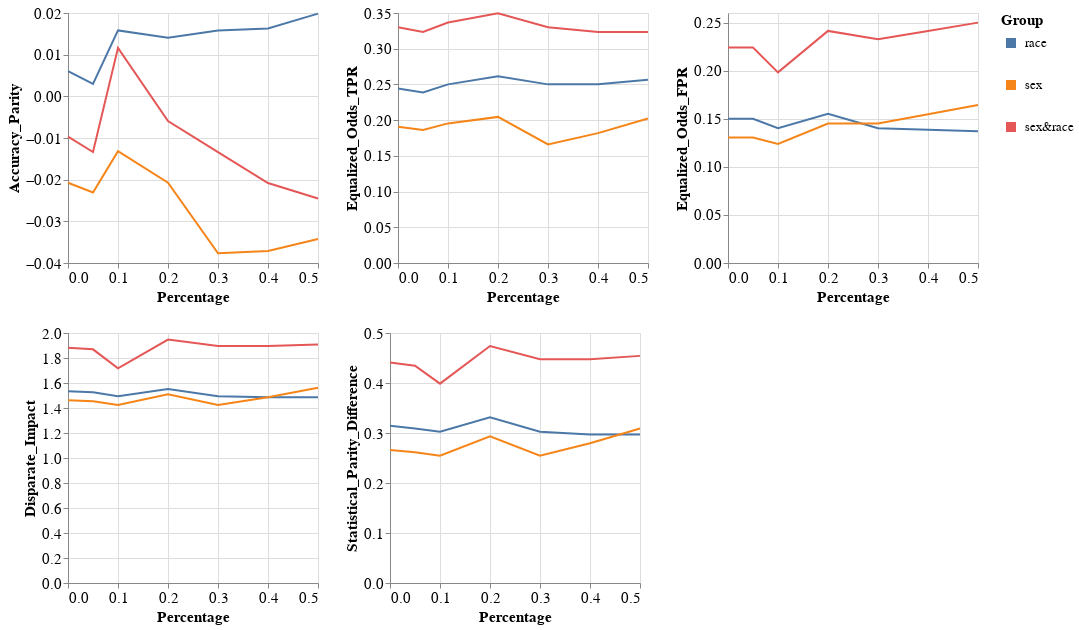

Source (notebook cell):
### Code cell
visualizer.create_groups_grid_pct_lines_plot(model_name=MODEL_NAMES[0],
                                             target_preprocessing_technique=PREPROCESSING_TECHNIQUES[0],
                                             group_metrics_type='fairness')

### Figure 1 — Vega-Lite specification as saved in the notebook (floating-point values rounded to 4 significant figures)
{"config": {"view": {"continuousWidth": 400, "continuousHeight": 300}, "axis": {"labelFontSize": 15, "titleFontSize": 15}, "legend": {"labelFontSize": 13, "symbolStrokeWidth": 10, "titleFontSize": 15}}, "vconcat": [{"hconcat": [{"mark": "line", "encoding": {"color": {"field": "Group", "type": "nominal"}, "x": {"field": "Percentage", "type": "quantitative"}, "y": {"field": "Metric_Value", "title": "Accuracy_Parity", "type": "quantitative"}}, "height": 250, "width": 250}, {"data": {"name": "data-9897325e87b42ffa2e9cedffb1eb0573"}, "mark": "line", "encoding": {"color": {"field": "Group", "type": "nominal"}, "x": {"field": "Percentage", "type": "quantitative"}, "y": {"field": "Metric_Value", "title": "Equalized_Odds_TPR", "type": "quantitative"}}, "height": 250, "width": 250}, {"data": {"name": "data-4a224ca98cd49a3928eada31db588b1b"}, "mark": "line", "encoding": {"color": {"field": "Group", "type": "nominal"}, "x": {"field": "Percentage", "type": "quantitative"}, "y": {"field": "Metric_Value", "title": "Equalized_Odds_FPR", "type": "quantitative"}}, "height": 250, "width": 250}]}, {"hconcat": [{"mark": "line", "encoding": {"color": {"field": "Group", "type": "nominal"}, "x": {"field": "Percentage", "type": "quantitative"}, "y": {"field": "Metric_Value", "title": "Disparate_Impact", "type": "quantitative"}}, "height": 250, "width": 250}, {"data": {"name": "data-ebdaacdcad20c93c9c420dca9a5057f7"}, "mark": "line", "encoding": {"color": {"field": "Group", "type": "nominal"}, "x": {"field": "Percentage", "type": "quantitative"}, "y": {"field": "Metric_Value", "title": "Statistical_Parity_Difference", "type": "quantitative"}}, "height": 250, "width": 250}], "data": {"name": "data-26aba5d1672da8fcd99864eff61d73f1"}}], "data": {"name": "data-beb9f75bfd19bfa84819acb0b0661d0a"}, "$schema": "https://vega.github.io/schema/vega-lite/v4.17.0.json", "datasets": {"data-beb9f75bfd19bfa84819acb0b0661d0a": [{"Model_Name": "DecisionTreeClassifier", "Metric": "Accuracy_Parity", "Group": "race", "Metric_Value": 0.006071, "Percentage": 0.0}, {"Model_Name": "DecisionTreeClassifier", "Metric": "Accuracy_Parity", "Group": "sex", "Metric_Value": -0.02073, "Percentage": 0.0}, {"Model_Name": "DecisionTreeClassifier", "Metric": "Accuracy_Parity", "Group": "sex&race", "Metric_Value": -0.00965, "Percentage": 0.0}, {"Model_Name": "DecisionTreeClassifier", "Metric": "Accuracy_Parity", "Group": "race", "Metric_Value": 0.002975, "Percentage": 0.05}, {"Model_Name": "DecisionTreeClassifier", "Metric": "Accuracy_Parity", "Group": "sex", "Metric_Value": -0.02307, "Percentage": 0.05}, {"Model_Name": "DecisionTreeClassifier", "Metric": "Accuracy_Parity", "Group": "sex&race", "Metric_Value": -0.01337, "Percentage": 0.05}, {"Model_Name": "DecisionTreeClassifier", "Metric": "Accuracy_Parity", "Group": "race", "Metric_Value": 0.01583, "Percentage": 0.1}, {"Model_Name": "DecisionTreeClassifier", "Metric": "Accuracy_Parity", "Group": "sex", "Metric_Value": -0.01317, "Percentage": 0.1}, {"Model_Name": "DecisionTreeClassifier", "Metric": "Accuracy_Parity", "Group": "sex&race", "Metric_Value": 0.01163, "Percentage": 0.1}, {"Model_Name": "DecisionTreeClassifier", "Metric": "Accuracy_Parity", "Group": "race", "Metric_Value": 0.01405, "Percentage": 0.2}, {"Model_Name": "DecisionTreeClassifier", "Metric": "Accuracy_Parity", "Group": "sex", "Metric_Value": -0.02073, "Percentage": 0.2}, {"Model_Name": "DecisionTreeClassifier", "Metric": "Accuracy_Parity", "Group": "sex&race", "Metric_Value": -0.005932, "Percentage": 0.2}, {"Model_Name": "DecisionTreeClassifier", "Metric": "Accuracy_Parity", "Group": "race", "Metric_Value": 0.01583, "Percentage": 0.3}, {"Model_Name": "DecisionTreeClassifier", "Metric": "Accuracy_Parity", "Group": "sex", "Metric_Value": -0.03766, "Percentage": 0.3}, {"Model_Name": "DecisionTreeClassifier", "Metric": "Accuracy_Parity", "Group": "sex&race", "Metric_Value": -0.01337, "Percentage": 0.3}, {"Model_Name": "DecisionTreeClassifier", "Metric": "Accuracy_Parity", "Group": "race", "Metric_Value": 0.0163, "Percentage": 0.4}, {"Model_Name": "DecisionTreeClassifier", "Metric": "Accuracy_Parity", "Group": "sex", "Metric_Value": -0.03712, "Percentage": 0.4}, {"Model_Name": "DecisionTreeClassifier", "Metric": "Accuracy_Parity", "Group": "sex&race", "Metric_Value": -0.0208, "Percentage": 0.4}, {"Model_Name": "DecisionTreeClassifier", "Metric": "Accuracy_Parity", "Group": "race", "Metric_Value": 0.01986, "Percentage": 0.5}, {"Model_Name": "DecisionTreeClassifier", "Metric": "Accuracy_Parity", "Group": "sex", "Metric_Value": -0.03425, "Percentage": 0.5}, {"Model_Name": "DecisionTreeClassifier", "Metric": "Accuracy_Parity", "Group": "sex&race", "Metric_Value": -0.02452, "Percentage": 0.5}], "data-9897325e87b42ffa2e9cedffb1eb0573": [{"Model_Name": "DecisionTreeClassifier", "Metric": "Equalized_Odds_TPR", "Group": "race", "Metric_Value": 0.2444, "Percentage": 0.0}, {"Model_Name": "DecisionTreeClassifier", "Metric": "Equalized_Odds_TPR", "Group": "sex", "Metric_Value": 0.1909, "Percentage": 0.0}, {"Model_Name": "DecisionTreeClassifier", "Metric": "Equalized_Odds_TPR", "Group": "sex&race", "Metric_Value": 0.3301, "Percentage": 0.0}, {"Model_Name": "DecisionTreeClassifier", "Metric": "Equalized_Odds_TPR", "Group": "race", "Metric_Value": 0.2387, "Percentage": 0.05}, {"Model_Name": "DecisionTreeClassifier", "Metric": "Equalized_Odds_TPR", "Group": "sex", "Metric_Value": 0.1864, "Percentage": 0.05}, {"Model_Name": "DecisionTreeClassifier", "Metric": "Equalized_Odds_TPR", "Group": "sex&race", "Metric_Value": 0.3235, "Percentage": 0.05}, {"Model_Name": "DecisionTreeClassifier", "Metric": "Equalized_Odds_TPR", "Group": "race", "Metric_Value": 0.2501, "Percentage": 0.1}, {"Model_Name": "DecisionTreeClassifier", "Metric": "Equalized_Odds_TPR", "Group": "sex", "Metric_Value": 0.1955, "Percentage": 0.1}, {"Model_Name": "DecisionTreeClassifier", "Metric": "Equalized_Odds_TPR", "Group": "sex&race", "Metric_Value": 0.3366, "Percentage": 0.1}, {"Model_Name": "DecisionTreeClassifier", "Metric": "Equalized_Odds_TPR", "Group": "race", "Metric_Value": 0.2615, "Percentage": 0.2}, {"Model_Name": "DecisionTreeClassifier", "Metric": "Equalized_Odds_TPR", "Group": "sex", "Metric_Value": 0.2045, "Percentage": 0.2}, {"Model_Name": "DecisionTreeClassifier", "Metric": "Equalized_Odds_TPR", "Group": "sex&race", "Metric_Value": 0.3497, "Percentage": 0.2}, {"Model_Name": "DecisionTreeClassifier", "Metric": "Equalized_Odds_TPR", "Group": "race", "Metric_Value": 0.2501, "Percentage": 0.3}, {"Model_Name": "DecisionTreeClassifier", "Metric": "Equalized_Odds_TPR", "Group": "sex", "Metric_Value": 0.1659, "Percentage": 0.3}, {"Model_Name": "DecisionTreeClassifier", "Metric": "Equalized_Odds_TPR", "Group": "sex&race", "Metric_Value": 0.3301, "Percentage": 0.3}, {"Model_Name": "DecisionTreeClassifier", "Metric": "Equalized_Odds_TPR", "Group": "race", "Metric_Value": 0.2504, "Percentage": 0.4}, {"Model_Name": "DecisionTreeClassifier", "Metric": "Equalized_Odds_TPR", "Group": "sex", "Metric_Value": 0.1818, "Percentage": 0.4}, {"Model_Name": "DecisionTreeClassifier", "Metric": "Equalized_Odds_TPR", "Group": "sex&race", "Metric_Value": 0.3235, "Percentage": 0.4}, {"Model_Name": "DecisionTreeClassifier", "Metric": "Equalized_Odds_TPR", "Group": "race", "Metric_Value": 0.2565, "Percentage": 0.5}, {"Model_Name": "DecisionTreeClassifier", "Metric": "Equalized_Odds_TPR", "Group": "sex", "Metric_Value": 0.2023, "Percentage": 0.5}, {"Model_Name": "DecisionTreeClassifier", "Metric": "Equalized_Odds_TPR", "Group": "sex&race", "Metric_Value": 0.3235, "Percentage": 0.5}], "data-4a224ca98cd49a3928eada31db588b1b": [{"Model_Name": "DecisionTreeClassifier", "Metric": "Equalized_Odds_FPR", "Group": "race", "Metric_Value": 0.15, "Percentage": 0.0}, {"Model_Name": "DecisionTreeClassifier", "Metric": "Equalized_Odds_FPR", "Group": "sex", "Metric_Value": 0.1306, "Percentage": 0.0}, {"Model_Name": "DecisionTreeClassifier", "Metric": "Equalized_Odds_FPR", "Group": "sex&race", "Metric_Value": 0.2241, "Percentage": 0.0}, {"Model_Name": "DecisionTreeClassifier", "Metric": "Equalized_Odds_FPR", "Group": "race", "Metric_Value": 0.15, "Percentage": 0.05}, {"Model_Name": "DecisionTreeClassifier", "Metric": "Equalized_Odds_FPR", "Group": "sex", "Metric_Value": 0.1306, "Percentage": 0.05}, {"Model_Name": "DecisionTreeClassifier", "Metric": "Equalized_Odds_FPR", "Group": "sex&race", "Metric_Value": 0.2241, "Percentage": 0.05}, {"Model_Name": "DecisionTreeClassifier", "Metric": "Equalized_Odds_FPR", "Group": "race", "Metric_Value": 0.1401, "Percentage": 0.1}, {"Model_Name": "DecisionTreeClassifier", "Metric": "Equalized_Odds_FPR", "Group": "sex", "Metric_Value": 0.1239, "Percentage": 0.1}, {"Model_Name": "DecisionTreeClassifier", "Metric": "Equalized_Odds_FPR", "Group": "sex&race", "Metric_Value": 0.1983, "Percentage": 0.1}, {"Model_Name": "DecisionTreeClassifier", "Metric": "Equalized_Odds_FPR", "Group": "race", "Metric_Value": 0.1552, "Percentage": 0.2}, {"Model_Name": "DecisionTreeClassifier", "Metric": "Equalized_Odds_FPR", "Group": "sex", "Metric_Value": 0.1451, "Percentage": 0.2}, {"Model_Name": "DecisionTreeClassifier", "Metric": "Equalized_Odds_FPR", "Group": "sex&race", "Metric_Value": 0.2414, "Percentage": 0.2}, {"Model_Name": "DecisionTreeClassifier", "Metric": "Equalized_Odds_FPR", "Group": "race", "Metric_Value": 0.1401, "Percentage": 0.3}, {"Model_Name": "DecisionTreeClassifier", "Metric": "Equalized_Odds_FPR", "Group": "sex", "Metric_Value": 0.1451, "Percentage": 0.3}, {"Model_Name": "DecisionTreeClassifier", "Metric": "Equalized_Odds_FPR", "Group": "sex&race", "Metric_Value": 0.2328, "Percentage": 0.3}, {"Model_Name": "DecisionTreeClassifier", "Metric": "Equalized_Odds_FPR", "Group": "race", "Metric_Value": 0.1385, "Percentage": 0.4}, {"Model_Name": "DecisionTreeClassifier", "Metric": "Equalized_Odds_FPR", "Group": "sex", "Metric_Value": 0.1547, "Percentage": 0.4}, {"Model_Name": "DecisionTreeClassifier", "Metric": "Equalized_Odds_FPR", "Group": "sex&race", "Metric_Value": 0.2414, "Percentage": 0.4}, {"Model_Name": "DecisionTreeClassifier", "Metric": "Equalized_Odds_FPR", "Group": "race", "Metric_Value": 0.1369, "Percentage": 0.5}, {"Model_Name": "DecisionTreeClassifier", "Metric": "Equalized_Odds_FPR", "Group": "sex", "Metric_Value": 0.1644, "Percentage": 0.5}, {"Model_Name": "DecisionTreeClassifier", "Metric": "Equalized_Odds_FPR", "Group": "sex&race", "Metric_Value": 0.25, "Percentage": 0.5}], "data-26aba5d1672da8fcd99864eff61d73f1": [{"Model_Name": "DecisionTreeClassifier", "Metric": "Disparate_Impact", "Group": "race", "Metric_Value": 1.535, "Percentage": 0.0}, {"Model_Name": "DecisionTreeClassifier", "Metric": "Disparate_Impact", "Group": "sex", "Metric_Value": 1.462, "Percentage": 0.0}, {"Model_Name": "DecisionTreeClassifier", "Metric": "Disparate_Impact", "Group": "sex&race", "Metric_Value": 1.882, "Percentage": 0.0}, {"Model_Name": "DecisionTreeClassifier", "Metric": "Disparate_Impact", "Group": "race", "Metric_Value": 1.525, "Percentage": 0.05}, {"Model_Name": "DecisionTreeClassifier", "Metric": "Disparate_Impact", "Group": "sex", "Metric_Value": 1.455, "Percentage": 0.05}, {"Model_Name": "DecisionTreeClassifier", "Metric": "Disparate_Impact", "Group": "sex&race", "Metric_Value": 1.869, "Percentage": 0.05}, {"Model_Name": "DecisionTreeClassifier", "Metric": "Disparate_Impact", "Group": "race", "Metric_Value": 1.495, "Percentage": 0.1}, {"Model_Name": "DecisionTreeClassifier", "Metric": "Disparate_Impact", "Group": "sex", "Metric_Value": 1.424, "Percentage": 0.1}, {"Model_Name": "DecisionTreeClassifier", "Metric": "Disparate_Impact", "Group": "sex&race", "Metric_Value": 1.718, "Percentage": 0.1}, {"Model_Name": "DecisionTreeClassifier", "Metric": "Disparate_Impact", "Group": "race", "Metric_Value": 1.552, "Percentage": 0.2}, {"Model_Name": "DecisionTreeClassifier", "Metric": "Disparate_Impact", "Group": "sex", "Metric_Value": 1.51, "Percentage": 0.2}, {"Model_Name": "DecisionTreeClassifier", "Metric": "Disparate_Impact", "Group": "sex&race", "Metric_Value": 1.948, "Percentage": 0.2}, {"Model_Name": "DecisionTreeClassifier", "Metric": "Disparate_Impact", "Group": "race", "Metric_Value": 1.495, "Percentage": 0.3}, {"Model_Name": "DecisionTreeClassifier", "Metric": "Disparate_Impact", "Group": "sex", "Metric_Value": 1.424, "Percentage": 0.3}, {"Model_Name": "DecisionTreeClassifier", "Metric": "Disparate_Impact", "Group": "sex&race", "Metric_Value": 1.895, "Percentage": 0.3}, {"Model_Name": "DecisionTreeClassifier", "Metric": "Disparate_Impact", "Group": "race", "Metric_Value": 1.485, "Percentage": 0.4}, {"Model_Name": "DecisionTreeClassifier", "Metric": "Disparate_Impact", "Group": "sex", "Metric_Value": 1.486, "Percentage": 0.4}, {"Model_Name": "DecisionTreeClassifier", "Metric": "Disparate_Impact", "Group": "sex&race", "Metric_Value": 1.895, "Percentage": 0.4}, {"Model_Name": "DecisionTreeClassifier", "Metric": "Disparate_Impact", "Group": "race", "Metric_Value": 1.485, "Percentage": 0.5}, {"Model_Name": "DecisionTreeClassifier", "Metric": "Disparate_Impact", "Group": "sex", "Metric_Value": 1.562, "Percentage": 0.5}, {"Model_Name": "DecisionTreeClassifier", "Metric": "Disparate_Impact", "Group": "sex&race", "Metric_Value": 1.908, "Percentage": 0.5}], "data-ebdaacdcad20c93c9c420dca9a5057f7": [{"Model_Name": "DecisionTreeClassifier", "Metric": "Statistical_Parity_Difference", "Group": "race", "Metric_Value": 0.3146, "Percentage": 0.0}, {"Model_Name": "DecisionTreeClassifier", "Metric": "Statistical_Parity_Difference", "Group": "sex", "Metric_Value": 0.2659, "Percentage": 0.0}, {"Model_Name": "DecisionTreeClassifier", "Metric": "Statistical_Parity_Difference", "Group": "sex&race", "Metric_Value": 0.4412, "Percentage": 0.0}, {"Model_Name": "DecisionTreeClassifier", "Metric": "Statistical_Parity_Difference", "Group": "race", "Metric_Value": 0.3089, "Percentage": 0.05}, {"Model_Name": "DecisionTreeClassifier", "Metric": "Statistical_Parity_Difference", "Group": "sex", "Metric_Value": 0.2614, "Percentage": 0.05}, {"Model_Name": "DecisionTreeClassifier", "Metric": "Statistical_Parity_Difference", "Group": "sex&race", "Metric_Value": 0.4346, "Percentage": 0.05}, {"Model_Name": "DecisionTreeClassifier", "Metric": "Statistical_Parity_Difference", "Group": "race", "Metric_Value": 0.3025, "Percentage": 0.1}, {"Model_Name": "DecisionTreeClassifier", "Metric": "Statistical_Parity_Difference", "Group": "sex", "Metric_Value": 0.2545, "Percentage": 0.1}, {"Model_Name": "DecisionTreeClassifier", "Metric": "Statistical_Parity_Difference", "Group": "sex&race", "Metric_Value": 0.3987, "Percentage": 0.1}, {"Model_Name": "DecisionTreeClassifier", "Metric": "Statistical_Parity_Difference", "Group": "race", "Metric_Value": 0.3314, "Percentage": 0.2}, {"Model_Name": "DecisionTreeClassifier", "Metric": "Statistical_Parity_Difference", "Group": "sex", "Metric_Value": 0.2932, "Percentage": 0.2}, {"Model_Name": "DecisionTreeClassifier", "Metric": "Statistical_Parity_Difference", "Group": "sex&race", "Metric_Value": 0.4739, "Percentage": 0.2}, {"Model_Name": "DecisionTreeClassifier", "Metric": "Statistical_Parity_Difference", "Group": "race", "Metric_Value": 0.3025, "Percentage": 0.3}, {"Model_Name": "DecisionTreeClassifier", "Metric": "Statistical_Parity_Difference", "Group": "sex", "Metric_Value": 0.2545, "Percentage": 0.3}, {"Model_Name": "DecisionTreeClassifier", "Metric": "Statistical_Parity_Difference", "Group": "sex&race", "Metric_Value": 0.4477, "Percentage": 0.3}, {"Model_Name": "DecisionTreeClassifier", "Metric": "Statistical_Parity_Difference", "Group": "race", "Metric_Value": 0.2968, "Percentage": 0.4}, {"Model_Name": "DecisionTreeClassifier", "Metric": "Statistical_Parity_Difference", "Group": "sex", "Metric_Value": 0.2795, "Percentage": 0.4}, {"Model_Name": "DecisionTreeClassifier", "Metric": "Statistical_Parity_Difference", "Group": "sex&race", "Metric_Value": 0.4477, "Percentage": 0.4}, {"Model_Name": "DecisionTreeClassifier", "Metric": "Statistical_Parity_Difference", "Group": "race", "Metric_Value": 0.2968, "Percentage": 0.5}, {"Model_Name": "DecisionTreeClassifier", "Metric": "Statistical_Parity_Difference", "Group": "sex", "Metric_Value": 0.3091, "Percentage": 0.5}, {"Model_Name": "DecisionTreeClassifier", "Metric": "Statistical_Parity_Difference", "Group": "sex&race", "Metric_Value": 0.4542, "Percentage": 0.5}]}}
